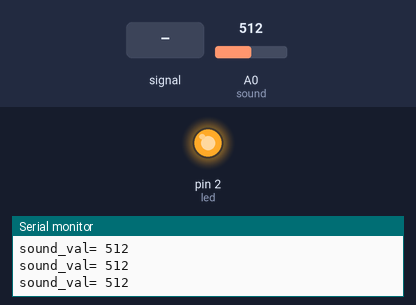
Bench run of a sketch on a simulated Arduino Uno, built with avr-gcc and run on an emulated ATmega328P. Shown: output pins drawn as LEDs (lit = HIGH), the last lines printed to the serial monitor. Dashed ring = blinking. Inputs (shaded band) come from the test bench; at power-on: A0 (sound) = 512.

Above: at 1.2 s.
1.3 s: A0 (sound) fed a 200 Hz sine of ±460 counts around its level
At 4.2 s:
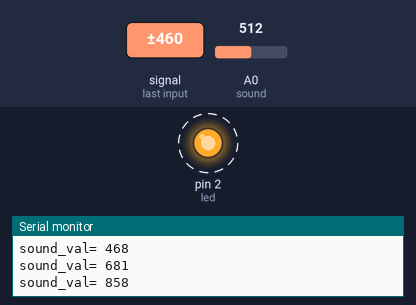
4.3 s: A0 (sound) set to 716
At 5.1 s:
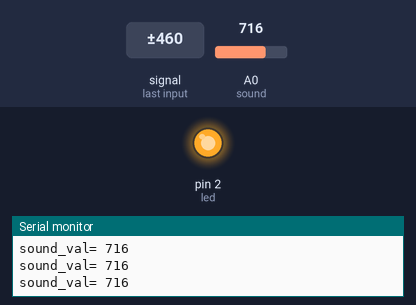
5.8 s: A0 (sound) set to 167
7.3 s: A0 (sound) set to 138
At 8.5 s:
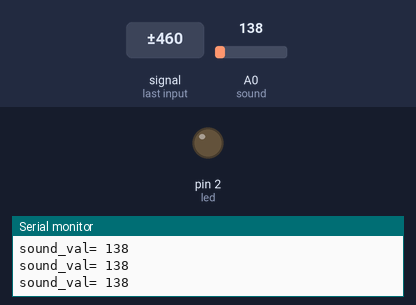
8.8 s: A0 (sound) set to 160
At 10.1 s:
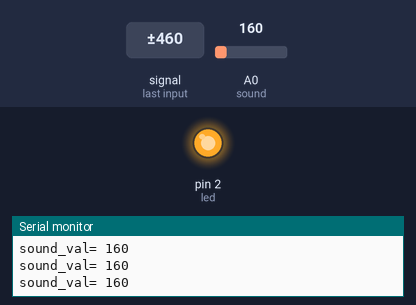
Timing chart, 0 to 11.3 s (numbered marks = the images above; inputs shaded):
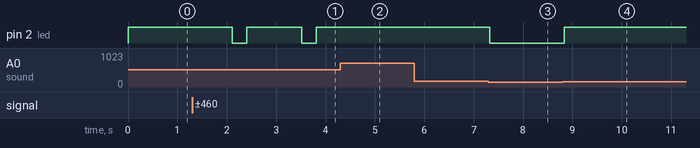

Measured:
- the behaviour switches between 151 and 150 on A0 (sound) (found by bisection; images 2 and 3)
- after the input at 1.3 s, pin 2 (led): alternates HIGH for 1.1 s and LOW for 0.30 s, starting after 0.81 s
- after the input at 4.3 s, pin 2 (led): stays HIGH (without the input it goes to LOW after 0.52 s)
- after the input at 7.3 s, pin 2 (led): HIGH → LOW at once
- after the input at 8.8 s, pin 2 (led): LOW → HIGH at once

The sketch:

___________LED____.ino
```cpp
int led = 2; //2번 핀이라고 부르지 않고 앞으로 led라고 부름(변수 설정)
int sound = A0;

void setup() {
  Serial.begin(9600); //시리얼 통신을 시작. 통신 속도는 9600
  pinMode(led, OUTPUT); //led를 입력모드로 설정
}

void loop() {
  int sound_val = analogRead(sound);
  Serial.print("sound_val= ");
  Serial.println(sound_val);
  if (sound_val > 150) {
    digitalWrite(led, HIGH);
  } else {
    digitalWrite(led, LOW);
  }
  delay(100);
}
```
